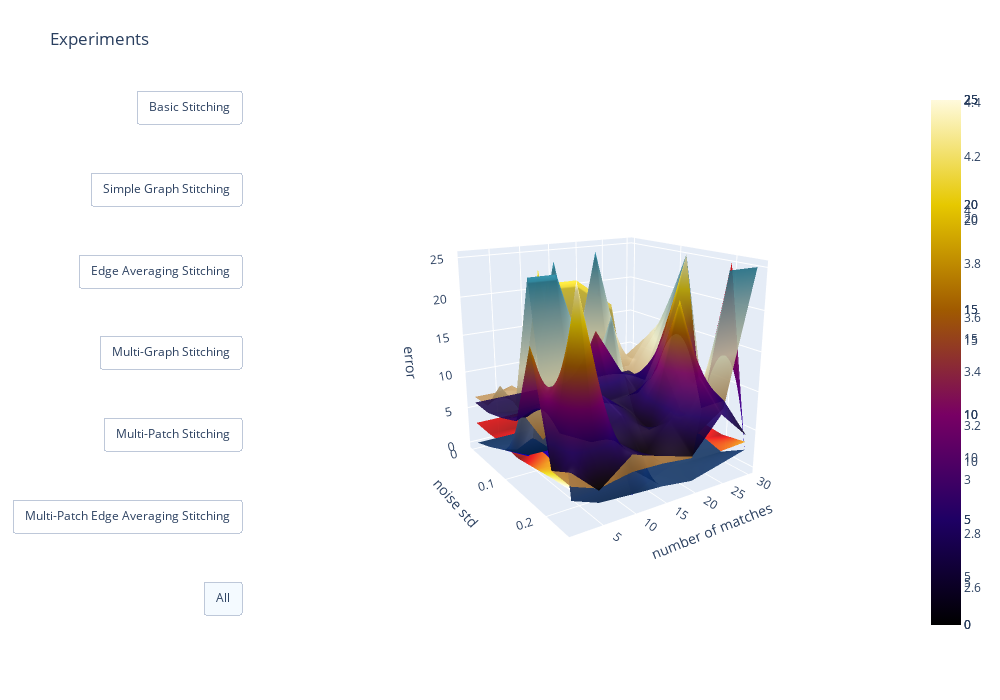

Source (notebook cell):
### Code cell
x = np.unique([ v[1] for v in df_v.index.values])
y = np.unique([ v[0] for v in df_v.index.values])
color_scales = ["Blackbody","Bluered","Blues","Cividis","Earth","Electric","Greens","Greys","Hot","Jet","Picnic","Portland","Rainbow","RdBu","Reds","Viridis","YlGnBu","YlOrRd"]

fig = go.Figure()
for i,c in enumerate(df_v.columns):
    z=np.minimum(df_v.loc[:,c].values.reshape((x.shape[0],y.shape[0])), 25)
    #z=np.minimum(df_v.loc[:,c].values, 25)
    fig.add_trace(go.Surface(name = c, 
                             visible = True,
                             x=x,
                             y=y,
                             z=z, 
                             colorscale = color_scales[i] , 
                             showscale=True, 
                             opacity=0.9))

um = [ {} for _ in range(len(df_v.columns)) ]
menuadjustment = 0.15

buttonX = -0.1
buttonY = 1 + menuadjustment
for i, col in enumerate(df_v.columns):
    button = dict(method='restyle',
                  label=col,
                  visible=True,
                  args = [{'visible':True}, [i]],
                  args2 = [{'visible': False}, [i]],
                 )
    
    # adjust some button features
    buttonY = buttonY-menuadjustment
    um[i]['buttons'] = [button]
    um[i]['showactive'] = False
    um[i]['y'] = buttonY
    um[i]['x'] = buttonX

# add a button to toggle all traces on and off
button2 = dict(method='restyle',
               label='All',
               visible=True,
               args=[{'visible':True}],
               args2 = [{'visible': False}],
               )

# assign button2 to an updatemenu and make some adjustments
um.append(dict())
um[i+1]['buttons'] = [button2]
um[i+1]['showactive'] = True
um[i+1]['y'] = buttonY - menuadjustment
um[i+1]['x'] = buttonX

scene = dict(
            xaxis = dict(
                title='noise std'),
            yaxis = dict(
                title='number of matches'),
            zaxis = dict(
                title='error'),
            )

fig.update_layout(title='Experiments',
                  scene = scene,
                  autosize=True,
                  width=1000,
                  height=700,
                  showlegend=True, 
                  updatemenus=um,
                  margin=dict(l=65, r=50, b=65, t=90))

for m in fig.layout.updatemenus:
    m['type'] = 'buttons'

fig.show()

### Figure 1 — Plotly figure (JSON) as saved in the notebook; plotly's stock layout.template omitted (floating-point values rounded to 4 significant figures)
{"data": [{"colorscale": [[0, "rgb(0, 0, 0)"], [0.25, "rgb(230,0,0)"], [0.5, "rgb(230,210,0)"], [0.75, "rgb(255,255,255)"], [1, "rgb(160,200,255)"]], "name": "Basic Stitching", "opacity": 0.9, "showscale": true, "type": "surface", "visible": true, "x": [0, 0.04, 0.08, 0.12, 0.16, 0.2, 0.24], "y": [1, 5, 10, 15, 20, 25, 30], "z": [[2.898, 2.84, 2.96, 2.682, 3.167, 3.676, 4.011], [2.898, 2.799, 3.136, 3.098, 3.389, 3.077, 3.275], [2.898, 2.814, 2.981, 2.978, 3.027, 3.856, 3.813], [2.898, 2.885, 2.934, 2.959, 2.853, 3.298, 4.41], [2.898, 2.98, 2.985, 3.086, 2.46, 4.086, 3.106], [2.898, 2.896, 2.877, 2.961, 3.424, 3.058, 3.112], [2.898, 2.873, 2.762, 3.409, 3.145, 2.799, 3.324]]}, {"colorscale": [[0, "rgb(0,0,255)"], [1, "rgb(255,0,0)"]], "name": "Simple Graph Stitching", "opacity": 0.9, "showscale": true, "type": "surface", "visible": true, "x": [0, 0.04, 0.08, 0.12, 0.16, 0.2, 0.24], "y": [1, 5, 10, 15, 20, 25, 30], "z": [[4.025e-16, 0.9681, 2.172, 3.867, 6.933, 25, 2.833], [4.025e-16, 0.6412, 0.3869, 4.212, 1.807, 3.632, 25], [4.025e-16, 0.3901, 3.978, 8.143, 5.153, 8.619, 1.151], [4.025e-16, 0.5796, 0.9907, 0.7634, 3.565, 12.73, 2.962], [4.025e-16, 10.25, 0.8525, 2.523, 2.284, 0.8406, 4.014], [4.025e-16, 0.8213, 0.5932, 0.887, 1.033, 5.274, 25], [4.025e-16, 1.036, 8.645, 3.224, 3.135, 25, 1.841]]}, {"colorscale": [[0, "rgb(247,251,255)"], [0.125, "rgb(222,235,247)"], [0.25, "rgb(198,219,239)"], [0.375, "rgb(158,202,225)"], [0.5, "rgb(107,174,214)"], [0.625, "rgb(66,146,198)"], [0.75, "rgb(33,113,181)"], [0.875, "rgb(8,81,156)"], [1, "rgb(8,48,107)"]], "name": "Edge Averaging Stitching", "opacity": 0.9, "showscale": true, "type": "surface", "visible": true, "x": [0, 0.04, 0.08, 0.12, 0.16, 0.2, 0.24], "y": [1, 5, 10, 15, 20, 25, 30], "z": [[4.025e-16, 0.9681, 2.172, 3.867, 6.933, 25, 2.833], [1.625e-14, 0.5575, 0.544, 25, 3.831, 25, 1.548], [1.099e-14, 0.5547, 0.4529, 1.315, 1.021, 21.96, 1.249], [1.56e-14, 0.1892, 0.4048, 0.2735, 0.4779, 0.7161, 1.002], [2.094e-14, 0.2024, 0.3441, 0.6392, 0.8125, 0.4636, 0.4338], [7.508e-15, 0.1855, 0.3189, 0.2915, 0.5461, 0.4325, 1.344], [1.668e-14, 0.136, 0.1259, 0.5163, 1.33, 0.3755, 2.28]]}, {"colorscale": [[0, "#00224e"], [0.1111, "#123570"], [0.2222, "#3b496c"], [0.3333, "#575d6d"], [0.4444, "#707173"], [0.5556, "#8a8678"], [0.6667, "#a59c74"], [0.7778, "#c3b369"], [0.8889, "#e1cc55"], [1, "#fee838"]], "name": "Multi-Graph Stitching", "opacity": 0.9, "showscale": true, "type": "surface", "visible": true, "x": [0, 0.04, 0.08, 0.12, 0.16, 0.2, 0.24], "y": [1, 5, 10, 15, 20, 25, 30], "z": [[4.113e-14, 0.9681, 2.172, 3.867, 6.933, 25, 2.833], [8.03e-14, 0.5575, 0.544, 25, 3.831, 25, 1.548], [2.303e-13, 0.5547, 0.4529, 1.315, 1.021, 21.96, 1.249], [3.265e-13, 0.1892, 0.4048, 0.2735, 0.4779, 0.7161, 1.002], [8.485e-13, 0.2024, 0.3441, 0.6392, 0.8125, 0.4636, 0.4338], [1.577e-12, 0.1855, 0.3189, 0.2915, 0.5461, 0.4325, 1.344], [1.335e-12, 0.136, 0.1259, 0.5163, 1.33, 0.3755, 2.28]]}, {"colorscale": [[0, "rgb(161, 105, 40)"], [0.1667, "rgb(189, 146, 90)"], [0.3333, "rgb(214, 189, 141)"], [0.5, "rgb(237, 234, 194)"], [0.6667, "rgb(181, 200, 184)"], [0.8333, "rgb(121, 167, 172)"], [1, "rgb(40, 135, 161)"]], "name": "Multi-Patch Stitching", "opacity": 0.9, "showscale": true, "type": "surface", "visible": true, "x": [0, 0.04, 0.08, 0.12, 0.16, 0.2, 0.24], "y": [1, 5, 10, 15, 20, 25, 30], "z": [[6.601, 6.724, 10.63, 9.546, 25, 4.529, 4.486], [6.601, 8.786, 5.993, 4.241, 25, 3.749, 3.261], [6.601, 5.533, 25, 7.305, 12.51, 20.73, 4.003], [6.601, 6.583, 6.257, 9.292, 5.229, 3.971, 3.872], [6.601, 25, 5.405, 4.961, 3.23, 7.899, 3.415], [6.601, 9.405, 10.59, 14.84, 11.06, 3.874, 25], [6.601, 12.05, 15.85, 25, 7.371, 6.418, 25]]}, {"colorscale": [[0, "rgb(0, 0, 0)"], [0.2, "rgb(30,0,100)"], [0.4, "rgb(120,0,100)"], [0.6, "rgb(160,90,0)"], [0.8, "rgb(230,200,0)"], [1, "rgb(255,250,220)"]], "name": "Multi-Patch Edge Averaging Stitching", "opacity": 0.9, "showscale": true, "type": "surface", "visible": true, "x": [0, 0.04, 0.08, 0.12, 0.16, 0.2, 0.24], "y": [1, 5, 10, 15, 20, 25, 30], "z": [[5.806, 5.73, 6.435, 7.451, 17.64, 4.537, 6.08], [5.806, 5.183, 5.769, 8.964, 6.595, 25, 2.99], [5.806, 5.352, 8.204, 5.966, 4.413, 6.517, 6.112], [5.806, 5.783, 5.454, 8.23, 6.999, 3.245, 4.786], [5.806, 14.2, 5.447, 5.04, 3.993, 6.755, 3.625], [5.806, 7.56, 5.553, 10.37, 20.25, 11.51, 7.911], [5.806, 5.45, 13.29, 25, 5.087, 7.464, 4.199]]}], "layout": {"autosize": true, "height": 700, "margin": {"b": 65, "l": 65, "r": 50, "t": 90}, "scene": {"aspectmode": "auto", "aspectratio": {"x": 1, "y": 1, "z": 1}, "camera": {"center": {"x": 0, "y": 0, "z": 0}, "eye": {"x": 2.461, "y": -1.621, "z": 0.9242}, "projection": {"type": "perspective"}, "up": {"x": 0, "y": 0, "z": 1}}, "xaxis": {"title": {"text": "noise std"}, "type": "linear"}, "yaxis": {"title": {"text": "number of matches"}, "type": "linear"}, "zaxis": {"title": {"text": "error"}, "type": "linear"}}, "showlegend": true, "title": {"text": "Experiments"}, "updatemenus": [{"active": 0, "buttons": [{"args": [{"visible": true}, [0]], "args2": [{"visible": false}, [0]], "label": "Basic Stitching", "method": "restyle", "visible": true}], "showactive": false, "type": "buttons", "x": -0.1, "y": 1.0}, {"active": 0, "buttons": [{"args": [{"visible": true}, [1]], "args2": [{"visible": false}, [1]], "label": "Simple Graph Stitching", "method": "restyle", "visible": true}], "showactive": false, "type": "buttons", "x": -0.1, "y": 0.85}, {"active": 0, "buttons": [{"args": [{"visible": true}, [2]], "args2": [{"visible": false}, [2]], "label": "Edge Averaging Stitching", "method": "restyle", "visible": true}], "showactive": false, "type": "buttons", "x": -0.1, "y": 0.7}, {"active": 0, "buttons": [{"args": [{"visible": true}, [3]], "args2": [{"visible": false}, [3]], "label": "Multi-Graph Stitching", "method": "restyle", "visible": true}], "showactive": false, "type": "buttons", "x": -0.1, "y": 0.55}, {"active": 0, "buttons": [{"args": [{"visible": true}, [4]], "args2": [{"visible": false}, [4]], "label": "Multi-Patch Stitching", "method": "restyle", "visible": true}], "showactive": false, "type": "buttons", "x": -0.1, "y": 0.4}, {"active": 0, "buttons": [{"args": [{"visible": true}, [5]], "args2": [{"visible": false}, [5]], "label": "Multi-Patch Edge Averaging Stitching", "method": "restyle", "visible": true}], "showactive": false, "type": "buttons", "x": -0.1, "y": 0.25}, {"active": 0, "buttons": [{"args": [{"visible": true}], "args2": [{"visible": false}], "label": "All", "method": "restyle", "visible": true}], "showactive": true, "type": "buttons", "x": -0.1, "y": 0.1}], "width": 1000}}
